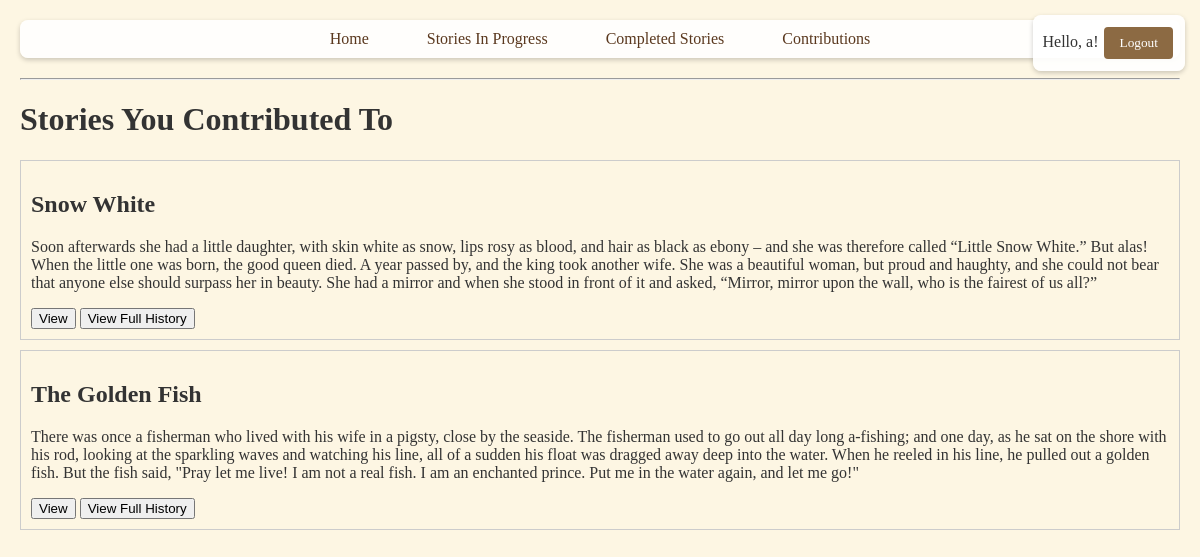
Page /contributions (signed in) on the earlier database version.
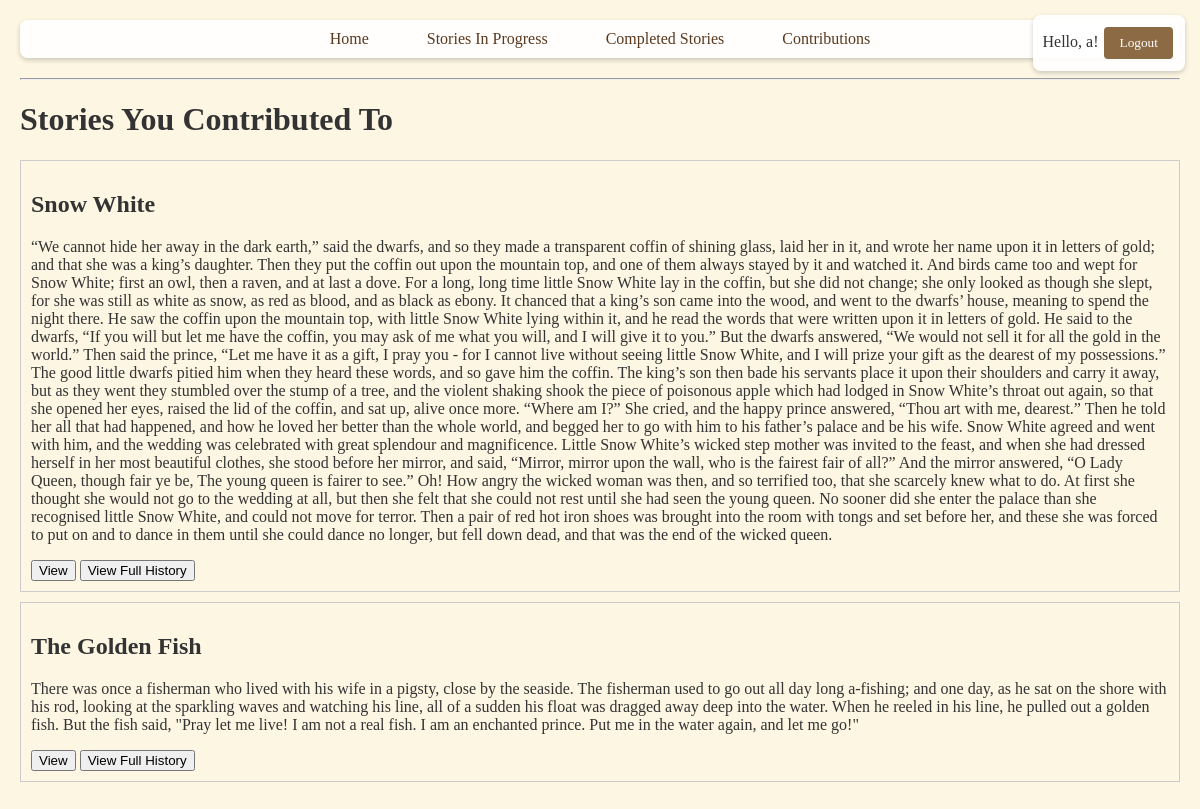
Same page on the later database version.
### __init__.py (models this page shows)
class Edit(db.Model):
    id = db.Column(db.Integer, primary_key=True)
    content = db.Column(db.Text, nullable=False)
    story_id = db.Column(db.Integer, db.ForeignKey('story.id'), nullable=False)
    user_id = db.Column(db.Integer, db.ForeignKey('user.id'), nullable=False)
    timestamp = db.Column(db.DateTime, nullable=False)

### __init__.py (the view)
@app.route('/contributions')
@login_required
def contributions():
    contributed_edits = Edit.query.filter_by(user_id=current_user.id).all()
    story_ids = {edit.story_id for edit in contributed_edits}
    stories = Story.query.filter(Story.id.in_(story_ids)).all()
    return render_template('contributions.html', stories=stories)

### __init__.py (called while the page is built)
@login_manager.user_loader
def load_user(user_id):
    return User.query.get(int(user_id))

### templates/contributions.html (shortened to what this page needs)
<!DOCTYPE html>
<html lang="en">
<head>
</head>
<body>
{% extends "base.html" %}
{% block content %}
  <h1>Stories You Contributed To</h1>
  <div>
    {% for story in stories %}
      <div style="border:1px solid #ccc; padding:10px; margin-bottom:10px;">
         <h2>{{ story.title }}</h2>
         {% set last_edit = story.edits|sort(attribute='timestamp', reverse=true)|first %}
         {% if last_edit %}
           <p>{{ last_edit.content }}</p>
         {% else %}
           <p>No content available.</p>
         {% endif %}
         <a href="{{ url_for('story_detail', story_id=story.id) }}"><button>View</button></a>
         <a href="{{ url_for('edit_history', story_id=story.id) }}"><button>View Full History</button></a>
      </div>
    {% endfor %}
  </div>
{% endblock %}

Differences in the rows shown:
no longer on this page (row unchanged): Edit: content "Soon afterwards she had a little daughter, with skin white as snow, lips rosy as blood, and hair as black as ebony – and she was therefore called “Little Snow White.” But alas! When the little one was born, the good queen died. A year passed by, and the king took another wife. She was a beautiful woman, but proud and haughty, and she could not bear that anyone else should surpass her in beauty. She had a mirror and when she stood in front of it and asked, “Mirror, mirror upon the wall, who is the fairest of us all?”"
added Edit: content "“We cannot hide her away in the dark earth,” said the dwarfs, and so they made a transparent coffin of shining glass, laid her in it, and wrote her name upon it in letters of gold; and that she was a king’s daughter. Then they put the coffin out upon the mountain top, and one of them always stayed by it and watched it. And birds came too and wept for Snow White; first an owl, then a raven, and at last a dove. For a long, long time little Snow White lay in the coffin, but she did not change; she only looked as though she slept, for she was still as white as snow, as red as blood, and as black as ebony. It chanced that a king’s son came into the wood, and went to the dwarfs’ house, meaning to…"
